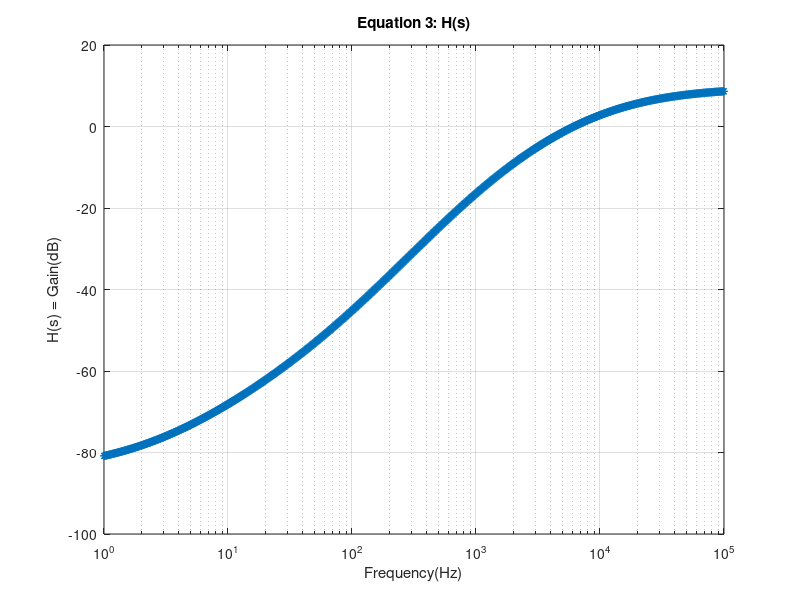

Write the MATLAB code that produced this figure.
%% Equation 3
omega = logspace(0, 5, 1000);
eqn = 20*log10(0.00006) + 20*log10(omega/2 + 1) + 20*log10(omega/100 + 1) - 20*log10(omega/1000 +1) - 20*log10(omega/10000 + 1);
semilogx(omega, eqn, '-*');
grid on;
title('Equation 3: H(s)');
xlabel('Frequency(Hz)');
ylabel('H(s) = Gain(dB)');
print('equation3db', '-dpng');